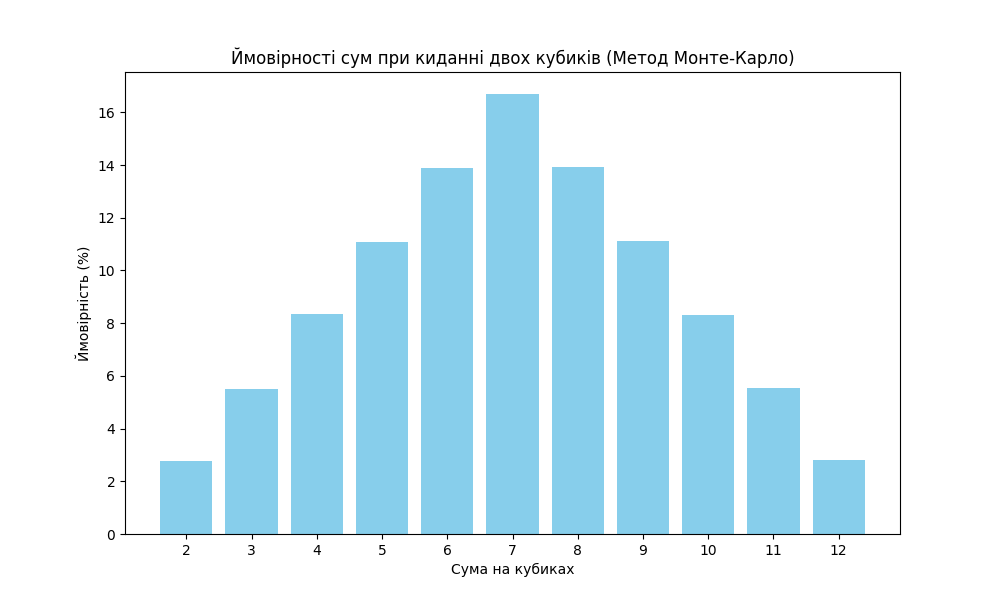

Source code (Python):
""" Симуляція кидків двох кубиків та підрахунок ймовірностей суми, використовуючи метод Монте-Карло. 
Метод Монте-Карло - це статистичний метод, який використовує випадкові числа для вирішення задач, 
які можуть бути складні або неможливі для розв'язання аналітично. """


import random
import matplotlib.pyplot as plt


def monte_carlo_simulation(num_trials):
    """Симуляція кидків двох кубиків і підрахунок частот можливих сум."""
    sums_count = {i: 0 for i in range(2, 13)}  # Ініціалізація лічильників для кожної суми від 2 до 12

    for _ in range(num_trials):
        die1 = random.randint(1, 6)  # Випадкове число на першому кубику
        die2 = random.randint(1, 6)  # Випадкове число на другому кубику
        sum_dice = die1 + die2
        sums_count[sum_dice] += 1  # Збільшення лічильника для відповідної суми

    # Підрахунок ймовірностей (у відсотках)
    probabilities = {sum_val: (count / num_trials) * 100 for sum_val, count in sums_count.items()}
    
    return sums_count, probabilities

def plot_probabilities(probabilities):
    """Побудова графіка ймовірностей для кожної суми."""
    sums = list(probabilities.keys())
    probs = list(probabilities.values())

    plt.figure(figsize=(10, 6))
    plt.bar(sums, probs, color='skyblue')
    plt.xlabel('Сума на кубиках')
    plt.ylabel('Ймовірність (%)')
    plt.title('Ймовірності сум при киданні двох кубиків (Метод Монте-Карло)')
    plt.xticks(sums)
    plt.show()

# Кількість симуляцій (велику кількість для точного результату)
num_trials = 1000000

# Виконання симуляції та отримання результатів
sums_count, probabilities = monte_carlo_simulation(num_trials)

# Побудова графіка ймовірностей
plot_probabilities(probabilities)

# Аналітичні значення ймовірностей для порівняння (теоретичні)
analytical_probabilities = {
    2: 2.78,
    3: 5.56,
    4: 8.33,
    5: 11.11,
    6: 13.89,
    7: 16.67,
    8: 13.89,
    9: 11.11,
    10: 8.33,
    11: 5.56,
    12: 2.78
}

# Порівняння аналітичних та отриманих значень ймовірностей
print("\nПорівняння аналітичних та отриманих значень вірогідних сум при киданні двох кубиків (метод Монте-Карло):")
print("Сума | Аналітична (%) | Отримана (%)")
for sum_val in sorted(probabilities.keys()):
    print(f"{sum_val:4} | {analytical_probabilities[sum_val]:14.2f}% | {probabilities[sum_val]:12.2f}%")


""" Результати симуляції:

Порівняння аналітичних та отриманих значень вірогідних сум при киданні двох кубиків (метод Монте-Карло):

Сума | Аналітична (%) | Отримана (%)
   2 |           2.78% |         2.77%
   3 |           5.56% |         5.51%
   4 |           8.33% |         8.36%
   5 |          11.11% |        11.09%
   6 |          13.89% |        13.89%
   7 |          16.67% |        16.69%
   8 |          13.89% |        13.92%
   9 |          11.11% |        11.13%
  10 |           8.33% |         8.31%
  11 |           5.56% |         5.53%
  12 |           2.78% |         2.80%

"""
